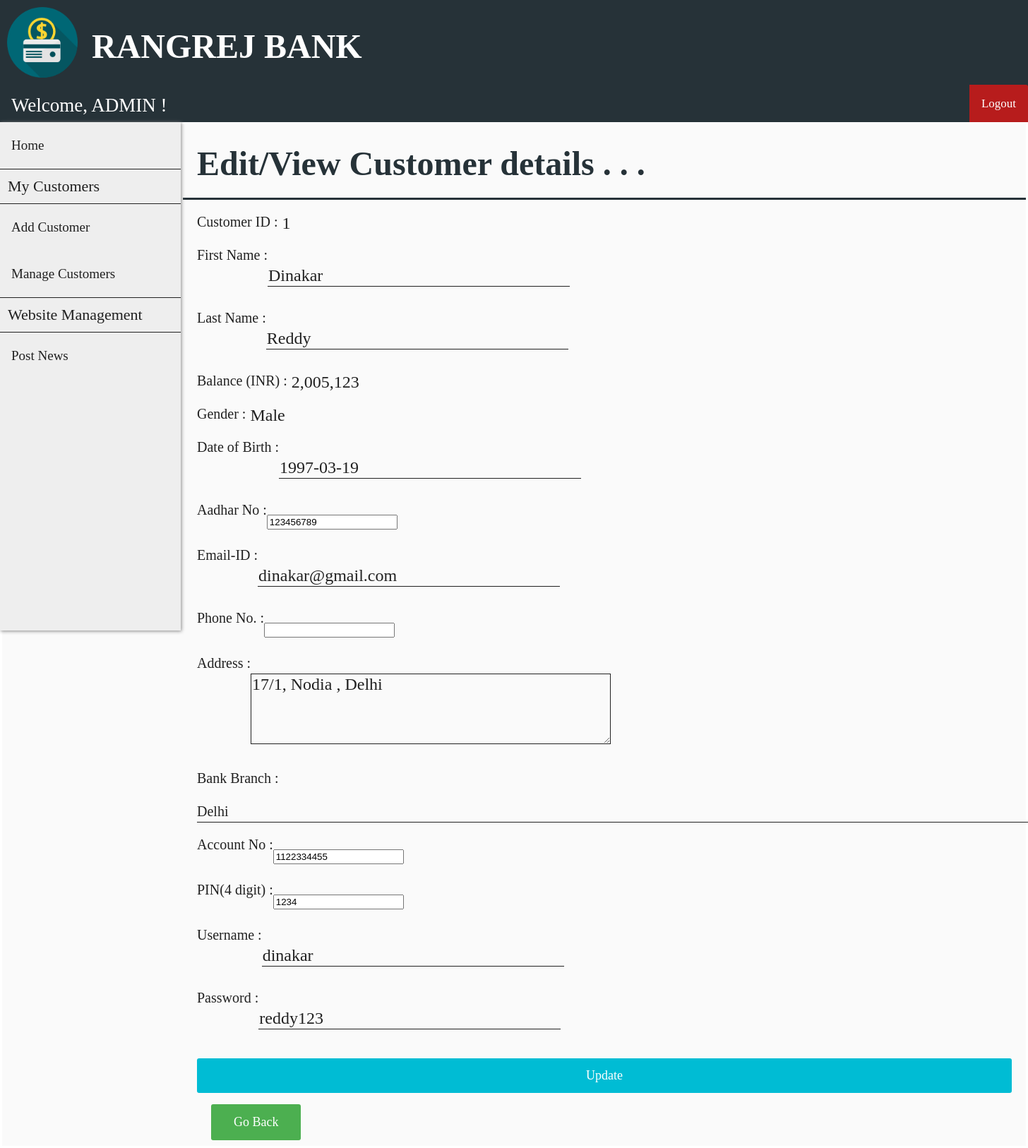
/edit_customer.php?cust_id=1 (signed in), run on the app's committed database.
### tables this page shows
CREATE TABLE `customer` (
  `cust_id` int(11) NOT NULL,
  `first_name` varchar(30) DEFAULT NULL,
  `last_name` varchar(30) DEFAULT NULL,
  `gender` varchar(10) DEFAULT NULL,
  `dob` date DEFAULT NULL,
  `aadhar_no` int(11) DEFAULT NULL,
  `email` varchar(30) DEFAULT NULL,
  `phone_no` varchar(20) DEFAULT NULL,
  `address` varchar(255) DEFAULT NULL,
  `branch` varchar(30) DEFAULT NULL,
  `account_no` int(11) DEFAULT NULL,
  `pin` int(4) DEFAULT NULL,
  `uname` varchar(30) DEFAULT NULL,
  `pwd` varchar(30) DEFAULT NULL
);

CREATE TABLE `passbook1` (
  `trans_id` int(11) NOT NULL,
  `trans_date` datetime DEFAULT NULL,
  `remarks` varchar(255) DEFAULT NULL,
  `debit` int(11) DEFAULT NULL,
  `credit` int(11) DEFAULT NULL,
  `balance` int(11) DEFAULT NULL
);

### edit_customer.php (the view, shortened to what this page needs)
<?php
include "connect.php";
if(isset($_SESSION['admin']))
{
    $sql0 = "SELECT * FROM customer WHERE cust_id=".$_SESSION['cust_id'];
    $sql1 = "SELECT * FROM passbook".$_SESSION['cust_id']." WHERE trans_id=(
                    SELECT MAX(trans_id) FROM passbook".$_SESSION['cust_id'].")";
    $result0 = $conn->query($sql0);
    $result1 = $conn->query($sql1);
    if ($result0->num_rows > 0) {
        while($row = $result0->fetch_assoc()) {
            $fname = $row["first_name"];
            $lname = $row["last_name"];
            $gender = $row["gender"];
            $dob = $row["dob"];
            $aadhar = $row["aadhar_no"];
            $email = $row["email"];
            $phno = $row["phone_no"];
            $address = $row["address"];
            $branch = $row["branch"];
            $acno = $row["account_no"];
            $pin = $row["pin"];
            $cus_uname = $row["uname"];
            $cus_pwd = $row["pwd"];
        }
    }
    if ($result1->num_rows > 0) {
        while($row = $result1->fetch_assoc()) {
            $balance = $row["balance"];
        }
    }
?>
<!DOCTYPE html>
<html>
<head>
    <link rel="stylesheet" href="css/header_style.css">
    <link rel="stylesheet" href="css/user_navbar_style.css">
    <link rel="stylesheet" href="css/admin_sidebar_style.css">
    <link rel="stylesheet" href="css/customer_add_style.css">
    <link rel="stylesheet" href="css/action_style.css">
</head>
<body>
    <div class="flex-container-header">
        <div class="flex-item-header">
            <img src="images/logo.png" width="100" height="100">
        </div>
        <div class="flex-item-header">
            <h1>RANGREJ BANK</h1>
        </div>
    </div>
<div class="nav-wrapper">
        <div class="topnav" id="theTopNav">
            <a id="user">Welcome, ADMIN !</a>
            <a id="logout" href="logout_action.php" onclick="return confirm('Are you sure?')">Logout</a>
        </div>
        </div>
<div class="sidenav" id="theSideNav">
        <a href="admin_home.php">Home</a>
        <a id="label">My Customers</a>
        <a href="customer_add.php">Add Customer</a>
        <a href="manage_customers.php">Manage Customers</a>
        <a id="label">Website Management</a>
        <a href="post_news.php">Post News</a>
    </div>
    <form class="add_customer_form" action="edit_customer_action.php" method="post">
        <div class="flex-container-form_header">
            <h1 id="form_header">Edit/View Customer details . . .</h1>
        </div>
        <div class="flex-container">
            <div class=container>
                <label>Customer ID : <label id="info_label"> <?php echo $_SESSION['cust_id'] ?> </label></label>
            </div>
        </div>
        <div class="flex-container">
            <div class=container>
                <label>First Name :</label><br>
                <input name="fname" size="30" type="text" value="<?php echo $fname ?>" required />
            </div>
            <div  class=container>
                <label>Last Name :</b></label><br>
                <input name="lname" size="30" type="text" value="<?php echo $lname ?>" required />
            </div>
        </div>
        <div class="flex-container">
            <div class=container>
                <label>Balance (INR) : <label id="info_label"> <?php echo number_format($balance) ?> </label></label>
            </div>
        </div>
        <div class="flex-container">
            <div class=container>
                <label>Gender :
                    <label id="info_label">
                    <?php
                        if ($gender == "male") {echo "Male";}
                        elseif ($gender == "female") {echo "Female";}
                        else {echo "Others";}
                    ?>
            </div>
        </div>
        <div class="flex-container">
            <div class=container>
                <label>Date of Birth :</label><br>
                <input name="dob" size="30" type="text" placeholder="yyyy-mm-dd" value="<?php echo $dob ?>" required />
            </div>
        </div>
        <div class="flex-container">
            <div class=container>
                <label>Aadhar No :</label><br>
                <input name="aadhar" size="25" type="number" value="<?php echo $aadhar ?>" required />
            </div>
        </div>
        <div class="flex-container">
            <div class=container>
                <label>Email-ID :</label><br>
                <input name="email" size="30" type="text" value="<?php echo $email ?>" required />
            </div>
            <div  class=container>
                <label>Phone No. :</b></label><br>
                <input name="phno" size="30" type="number" value="<?php echo $phno ?>" required />
            </div>
        </div>
        <div class="flex-container">
            <div class=container>
                <label>Address :</label><br>
                <textarea name="address" required /><?php echo $address ?></textarea>
            </div>
        </div>
        <div class="flex-container">
            <div class=container>
                <label>Bank Branch :</label>
            </div>
            <div  class=container>
                <select name="branch">
                    <option value="delhi" <?php if ($branch == 'delhi') {?> selected="selected" <?php }?>>Delhi</option>
                </select>
            </div>
        </div>
        <div class="flex-container">
            <div class=container>
                <label>Account No :</label><br>
                <input name="acno" size="25" type="number" value="<?php echo $acno ?>" required />
            </div>
        </div>
        <div class="flex-container">
            <div  class=container>
                <label>PIN(4 digit) :</b></label><br>
                <input name="pin" size="15" type="number" value="<?php echo $pin ?>" required />
            </div>
        </div>
        <div class="flex-container">
            <div class=container>
                <label>Username :</label><br>
                <input name="cus_uname" size="30" type="text" value="<?php echo $cus_uname ?>" required />
            </div>
            <div  class=container>
                <label>Password :</b></label><br>
                <input name="cus_pwd" size="30" type="text" value="<?php echo $cus_pwd ?>" required />
            </div>
        </div>
        <div class="flex-container">
            <div class="container">
                <button type="submit">Update</button>
                <a href="manage_customers.php" class="button">Go Back</a>
            </div>
    </form>
</body>
</html>
<?php
}
else
header("location:home.php");
?>

### css/header_style.css (style rules this page uses)
body { margin: 0; padding: 0; background-color: #FAFAFA; }
.flex-container-header { display: -webkit-flex; display: flex; width: auto; height: auto; background-color: #263238; }
.flex-item-header { width: auto; height: 100px; margin: 10px; }
h1 { font-family: OpenSans-Light; color: white; font-size: 3rem; line-height: 3rem; margin-top: calc((1.5rem - 2rem) + 2.5rem); margin-bottom: 1.5rem; }

### css/user_navbar_style.css (style rules this page uses)
.nav-wrapper { height: 53px; background: #333; }
.nav-wrapper .topnav { background-color: #263238; overflow: hidden; height: 53px; }
.topnav a[id="user"] { float: left; display: block; color: white; text-align: center; padding: 14px 16px; text-decoration: none; font-size: 27px; font-family: Roboto-Light; }
.topnav a[id="logout"] { float: right; display: block; color: white; text-align: center; padding: 17px 17px; text-decoration: none; font-size: 17px; font-family: OpenSans-Bold; background-color: #b71c1c; border-top-right-radius: 3px; }

### css/admin_sidebar_style.css (style rules this page uses)
.sidenav { width: 256px; background-color: #eee; height: 90vh; float: left; overflow-y: auto; box-shadow: 1px 1px 5px #888888; }
.sidenav a { font-family: OpenSans-Regular; font-size: 19px; color: #212121; display: block; padding: 22px 16px; text-decoration: none; }
.sidenav a[id="label"] { font-family: OpenSans-Bold; font-size: 22px; color: #212121; display: block; padding: 11px; text-decoration: none; border-top: 1px solid #212121; border-bottom: 1px solid #212121; }

### css/customer_add_style.css (style rules this page uses)
.flex-container { display: -webkit-flex; display: flex; margin-left: 256px; width: auto; height: auto; -webkit-flex-wrap: wrap; flex-wrap: wrap; background-color: #FAFAFA; }
.flex-container-form_header { display: -webkit-flex; display: flex; margin-left: 256px; width: auto; height: auto; background-color: #FAFAFA; border-bottom: 3px solid #263238; }
h1[id="form_header"] { margin-left: 20px; font-family: Roboto-Thin; color: #263238; }
form { border: 3px solid white; width: inherit; margin-left: 0px; }
label { display: block; float: left; color: #212121; font-family: OpenSans-Bold; font-size: 20px; }
label[id="info_label"] { display: block; float: right; margin-left: 6px; font-family: Roboto-Regular; color: #212121; font-size: 24px; }
input[type=text], input[type=password] { font-family: Roboto-Regular; color: #212121; font-size: 24px; width: auto; margin: 8px 0; padding: 1px 1px; border: 0; border-bottom: 1px solid #212121; box-sizing: border-box; background-color: transparent; }
.container { margin-top: 20px; margin-left: 20px; margin-right: 20px; float: left; display: inline-block; }
textarea { font-family: Roboto-Regular; color: #212121; font-size: 24px; height: 100px; width:35vw; max-width: 720px; min-width: 240px; margin: 8px 0; padding: 1px 1px; border: 0; border: 1px solid #212121; box-sizing: border-box; background-color: transparent; }
select { font-family: Roboto-Regular; color: #212121; font-size: 20px; background: url("/Rangrej_Bank/images/down_arrow.png") 96% / 15% no-repeat #eee; -webkit-appearance: none; -moz-appearance: none; background-color: transparent; width: 130%; padding: 4px 0; border: none; border-bottom: 1px solid #212121; }
button { font-family: OpenSans-Regular; font-size: 18px; background-color: #00BCD4; color: white; padding: 14px 20px; margin: 8px 0; border: none; cursor: pointer; width: 100%; border-radius: 3px; }
.button { background-color: #4CAF50; border: none; color: white; font-family: OpenSans-Regular; font-size: 18px; padding: 14px 20px; margin: 8px 0; text-align: center; text-decoration: none; display: inline-block; border-radius: 3px; cursor: pointer; }

### css/action_style.css (style rules this page uses)
body { background-color: #FAFAFA; }
.flex-container { display: -webkit-flex; display: flex; flex-direction: column; margin-left: 256px; width: auto; height: auto; -webkit-flex-wrap: wrap; flex-wrap: wrap; background-color: #FAFAFA; }
.button { background-color: #4CAF50; border: none; color: white; font-family: OpenSans-Bold; padding: 15px 32px; text-align: center; text-decoration: none; display: inline-block; font-size: 18px; margin-left: 20px; margin-right: 20px; cursor: pointer; border-radius: 3px; }

### data on the page
customer: fname "Dinakar", lname "Reddy", dob "1997-03-19", aadhar "123456789", email "dinakar@gmail.com", address "17/1, Nodia , Delhi", branch "Delhi", acno "1122334455", pin "1234", cus_uname "dinakar", cus_pwd "reddy123"
passbook1: balance "2,005,123"

### other printed values
$_SESSION['cust_id'] "1"
